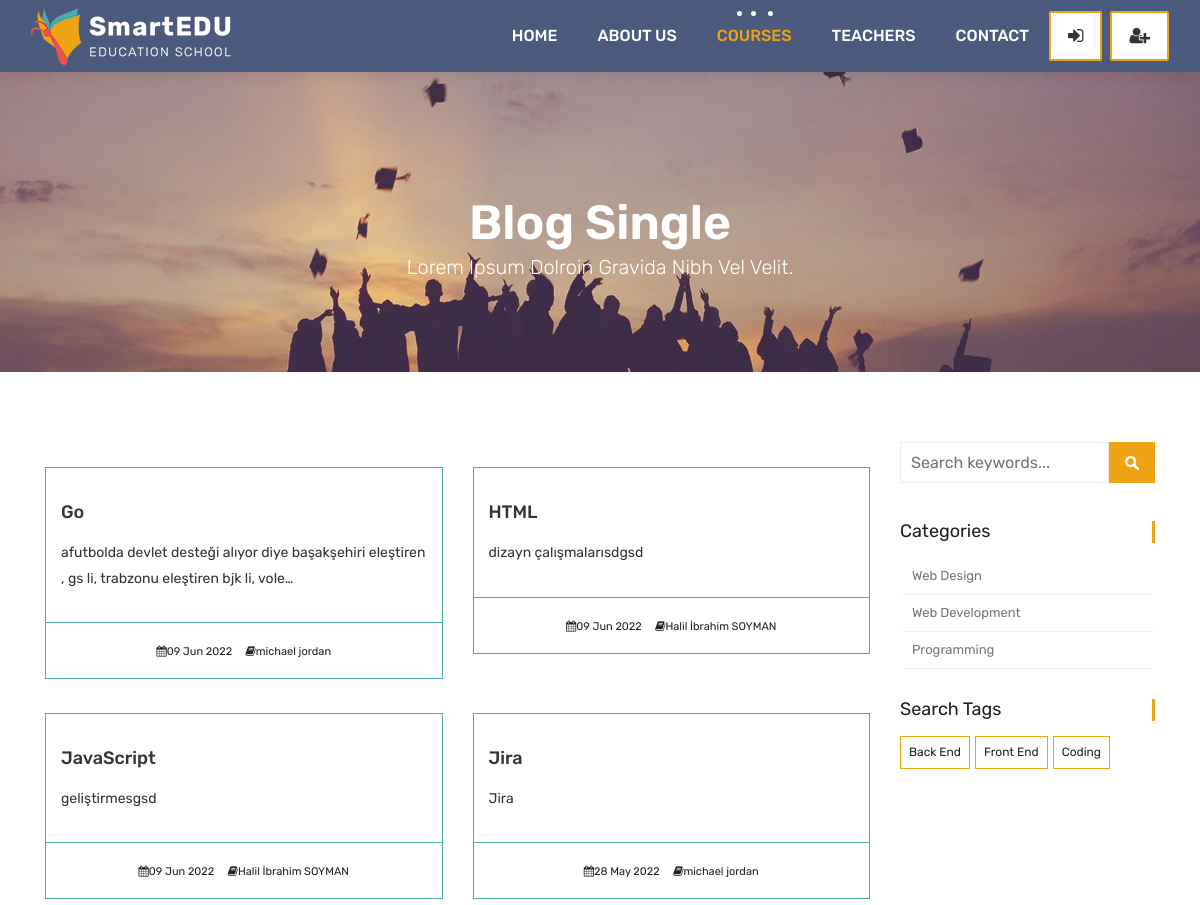
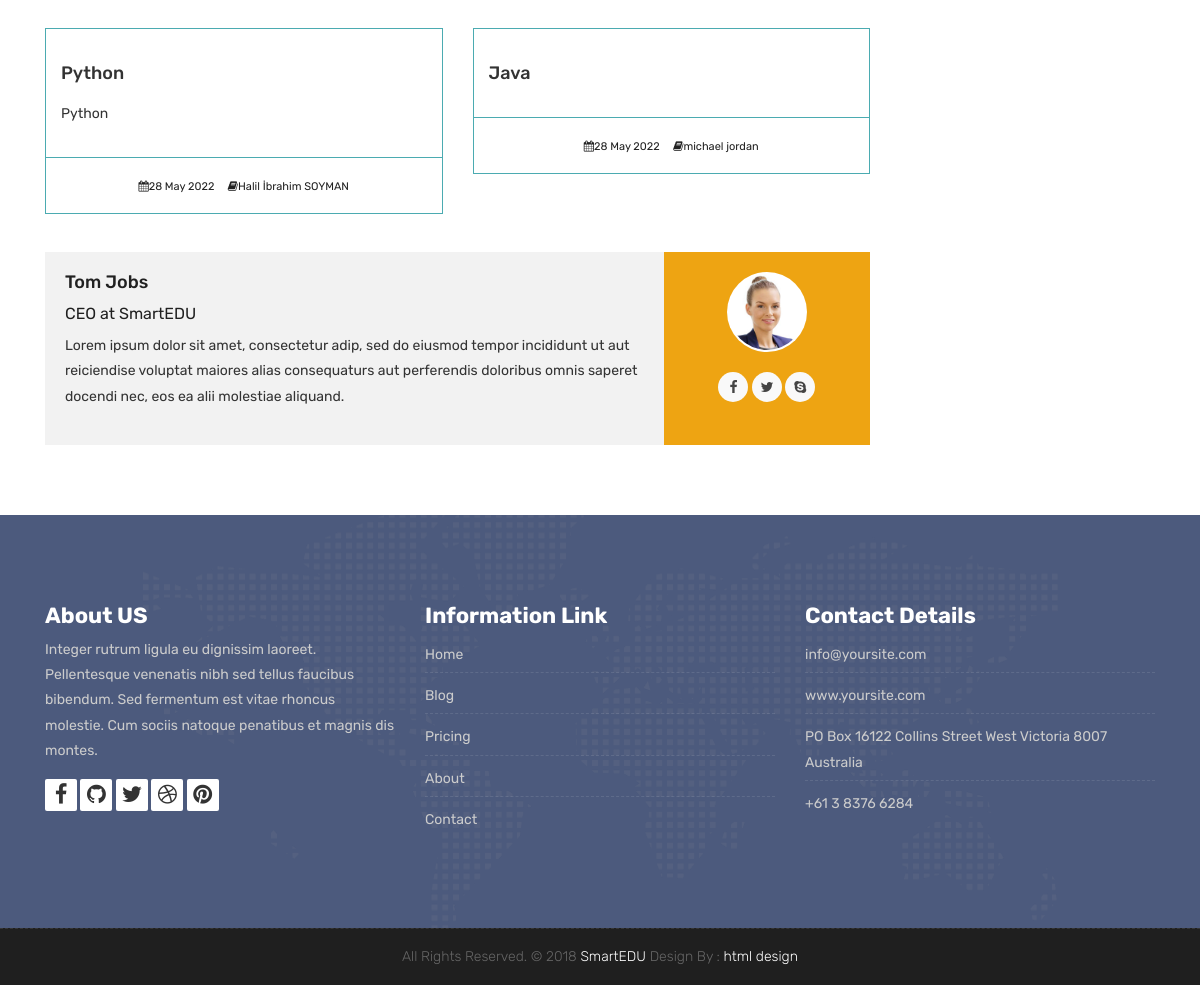
Page /courses/ on the committed database (2 pictures, top to bottom).
### courses/models.py (models this page shows, shortened)
class Course(models.Model):
    teacher = models.ForeignKey(Teacher, null=True, on_delete=models.CASCADE)
    name = models.CharField(max_length=100, unique=True, verbose_name= "Kurs Adı", help_text= "Kurs adını yazınız")
    category = models.ForeignKey(Category, null=True, on_delete=models.DO_NOTHING)
    tags = models.ManyToManyField(Tag, null=True, blank=True)
    students = models.ManyToManyField(User, blank=True, related_name='courses_joined')
    description = models.TextField(blank=True, null=True)
    image = models.ImageField(upload_to= "media/%Y %m %d/", default="media/courseisnot.png")
    date = models.DateTimeField(auto_now=True)
    available = models.BooleanField(default=True)

class Category(models.Model):
    name = models.CharField(max_length=50, null=True)
    slug = models.SlugField(max_length=50, unique=True, null=True)
    def __str__(self):
        return self.name

class Tag(models.Model):
    name = models.CharField(max_length=50, null=True)
    slug = models.SlugField(max_length=50, unique=True, null=True)

### teachers/models.py (models this page shows)
class Teacher(models.Model):
    name = models.CharField(max_length=50)
    title = models.CharField(max_length=50)
    description = models.TextField(blank=True)
    image = models.ImageField(upload_to= "media/%Y %m %d/")
    facebook = models.URLField(max_length=100, blank=True)
    twitter = models.URLField(max_length=100, blank=True)
    linkedin = models.URLField(max_length=100, blank=True)
    youtube = models.URLField(max_length=100, blank=True)
    def __str__(self):
        return self.name

### courses/views.py (the view)
# urls.py: path('', course_list, name = "courses"),
def course_list(request, category_slug=None, tag_slug=None):
    category_page = None
    tag_page = None
    categories = categories = Category.objects.all()
    tags = Tag.objects.all()
    current_user = request.user
    if category_slug != None:
        category_page = get_object_or_404(Category, slug=category_slug)
        courses = Course.objects.filter(available=True, category= category_page)
    elif tag_slug != None:
        tag_page = get_object_or_404(Tag, slug=tag_slug)
        courses = Course.objects.filter(available=True, tags=tag_page)
    else:
        if current_user.is_authenticated:
            enrolled_courses = current_user.courses_joined.all()
            courses = Course.objects.all().order_by('-date')
            for course in enrolled_courses:
                courses = courses.exclude(id = course.id)
        else:
            courses = Course.objects.all().order_by('-date')
    context = {
        'courses': courses,
        'categories': categories,
        'tags':tags
    }
    return render(request, 'courses.html', context)

### templates/courses.html (shortened to what this page needs)
{% extends 'partials/_base.html' %}
{% load static %}
{% block content %}
	<div class="all-title-box">
		<div class="container text-center">
			<h1>Blog Single<span class="m_1">Lorem Ipsum dolroin gravida nibh vel velit.</span></h1>
		</div>
	</div>
    <div id="overviews" class="section wb">
        <div class="container">
            <div class="row">
                <div class="col-lg-9 blog-post-single">
                    <div class="row">
                        {% for course in courses  %}
                        <div class="col-lg-6 col-md-6 col-12 mb-2">
                            <div class="course-item">
                                <div class="image-blog">
                                </div>
                                <div class="course-br">
                                    <div class="course-title">
                                        <h2><a href="{% url 'course_detail' course.category.slug course.id %}" title="">{{ course.name }}</a></h2>
                                    </div>
                                    <div class="course-desc">
                                        <p>{{ course.description | truncatechars:100 }}</p>
                                    </div>
                                </div>
                                <div class="course-meta-bot">
                                    <ul>
                                        <li><i class="fa fa-calendar" aria-hidden="true"></i>{{course.date|date:"d M Y"}}</li>
                                        <li><i class="fa fa-book" aria-hidden="true"></i>{{course.teacher}}</li>
                                    </ul>
                                </div>
                            </div>
                        </div>
                        {% endfor %}
                    </div>
					<div class="blog-author">
						<div class="author-bio">
							<h3 class="author_name"><a href="#">Tom Jobs</a></h3>
							<h5>CEO at <a href="#">SmartEDU</a></h5>
							<p class="author_det">
								Lorem ipsum dolor sit amet, consectetur adip, sed do eiusmod tempor incididunt  ut aut reiciendise voluptat maiores alias consequaturs aut perferendis doloribus omnis saperet docendi nec, eos ea alii molestiae aliquand.
							</p>
						</div>
						<div class="author-desc">
							<img src="images/author.jpg" alt="about author">
							<ul class="author-social">
								<li><a href="#"><i class="fa fa-facebook"></i></a></li>
								<li><a href="#"><i class="fa fa-twitter"></i></a></li>
								<li><a href="#"><i class="fa fa-skype"></i></a></li>
							</ul>
						</div>
					</div>
                </div>
				<div class="col-lg-3 col-12 right-single">
					<div class="widget-search">
						<div class="site-search-area">
							<form method="get" id="site-searchform" action="#">
								<div>
									<input class="input-text form-control" name="search-k" id="search-k" placeholder="Search keywords..." type="text">
									<input id="searchsubmit" value="Search" type="submit">
								</div>
							</form>
						</div>
					</div>
					<div class="widget-categories">
						<h3 class="widget-title">Categories</h3>
						<ul>
							{% for category in categories  %}
							<li><a href="{% url 'courses_by_category' category.slug %}">{{ category }}</a></li>
							{% endfor %}
						</ul>
					</div>
					<div class="widget-tags">
						<h3 class="widget-title">Search Tags</h3>
						<ul class="tags">
							{% for tag in tags  %}
							<li><a href="{% url 'courses_by_tag' tag.slug %}">{% if tag.slug in request.path %}<b>{{tag.name}}</b>{% else %}{{tag.name}}{% endif %}
							</a></li>
							{% endfor %}
						</ul>
					</div>
				</div>
            </div>
        </div>
    </div>
    {% endblock content %}

### rows in the picture
Course: name "Go", description "afutbolda devlet desteği alıyor diye başakşehiri eleştiren , gs li, trabzonu eleştiren bjk li, vole…", date "09 Jun 2022", teacher "michael jordan"
Course: name "HTML", description "dizayn çalışmalarısdgsd", date "09 Jun 2022", teacher "Halil İbrahim SOYMAN"
Course: name "JavaScript", description "geliştirmesgsd", date "09 Jun 2022", teacher "Halil İbrahim SOYMAN"
Course: name "Jira", description "Jira", date "28 May 2022", teacher "michael jordan"
Course: name "Python", description "Python", date "28 May 2022", teacher "Halil İbrahim SOYMAN"
Course: name "Java", date "28 May 2022", teacher "michael jordan"
Category: name "Web Design"
Category: name "Web Development"
Category: name "Programming"
Tag: name "Back End"
Tag: name "Front End"
Tag: name "Coding"
